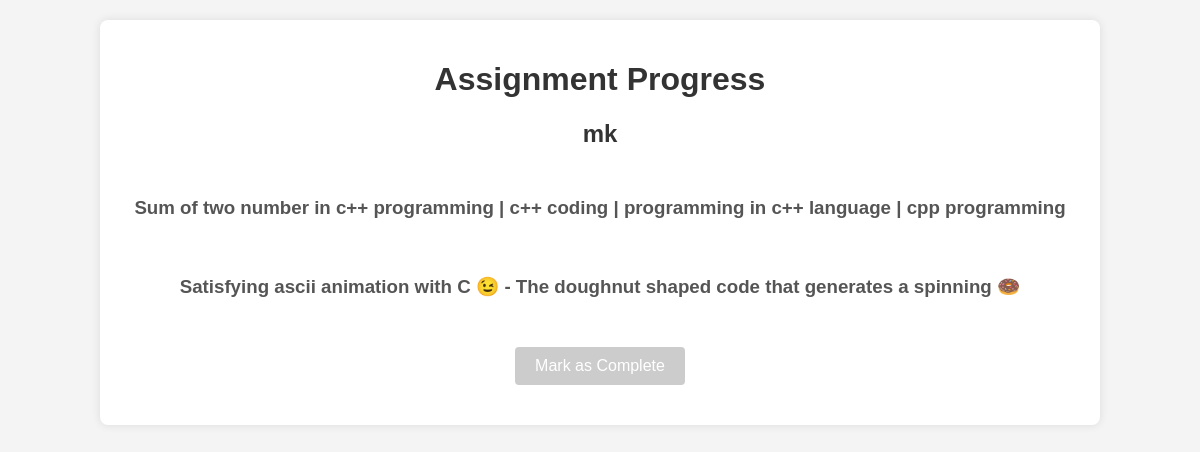
Page /api/assignments/25/progress/ (signed in) on the committed database.
### assignment/models.py (models this page shows, shortened)
class Assignment(models.Model):
    title = models.CharField(max_length=255)
    videos = models.ManyToManyField(Video)
    created_by = models.ForeignKey(CustomUser, related_name='created_assignments', on_delete=models.CASCADE)
    assigned_to = models.ForeignKey(CustomUser, related_name='assignments', on_delete=models.CASCADE, blank=True, null=True)
    created_at = models.DateTimeField(auto_now_add=True)
    completed=models.BooleanField(default=False)

class Video(models.Model):
    youtube_id = models.CharField(max_length=11, unique=True, blank=True)
    title = models.CharField(max_length=255)
    youtube_url = models.URLField()
    duration = models.PositiveIntegerField()  # Duration in seconds

### assignment/views.py (the view)
# urls.py: path('assignments/<int:assignment_id>/progress/', views.view_progress, name='view_progress'),
@login_required
def view_progress(request, assignment_id):
    print(f"Request user: {request.user}")  # Debug: Print current user
    print(f"Requested assignment ID: {assignment_id}")  # Debug: Print requested assignment ID
    assignment = get_object_or_404(Assignment, id=assignment_id, assigned_to=request.user)
    if request.method == 'POST':
        if 'completed' in request.POST:
            assignment.completed = True
            assignment.save()
            progresses = Progress.objects.filter(assignment=assignment, member=request.user)
            for progress in progresses:
                progress.completed = True
                progress.save()
            notify_user(request.user, assignment)
            notify_user(assignment.created_by, assignment)
            return JsonResponse({'status': 'completed'})
    else:
        videos = assignment.videos.all()
        return render(request, 'assignment/view_progress.html', {'assignment': assignment, 'videos': videos, 'comp': assignment.completed})

### dashboard/templates/assignment/view_progress.html (shortened to what this page needs)
<!DOCTYPE html>
<html lang="en">
<head>
</head>
<body>
    <div class="container">
        <h1>Assignment Progress</h1>
        <h2>{{ assignment.title }}</h2>
        {% if videos %}
            <div id="video-container">
                {% for video in videos %}
                    <div class="video">
                        <h3>{{ video.title }}</h3>
                    </div>
                {% endfor %}
            </div>
        {% else %}
            <p>No videos found for this assignment.</p>
        {% endif %}
        {% if not comp %}
            <button id="completeButton" disabled>Mark as Complete</button>
        {% else %}
            <p>Assignment Completed</p>
        {% endif %}
    </div>
</body>
</html>

### dashboard/templates/assignment/view_progress.html (style rules this page uses)
body { font-family: Arial, sans-serif; background-color: #f4f4f4; margin: 0; padding: 0; }
.container { width: 80%; margin: 20px auto; padding: 20px; background-color: #fff; border-radius: 8px; box-shadow: 0 0 10px rgba(0, 0, 0, 0.1); }
h1, h2 { color: #333; text-align: center; }
h3 { color: #555; }
#video-container { display: flex; flex-wrap: wrap; justify-content: center; }
.video { margin: 10px; text-align: center; }
#completeButton { display: block; margin: 20px auto; padding: 10px 20px; font-size: 16px; color: #fff; background-color: #007bff; border: none; border-radius: 4px; cursor: pointer; }
#completeButton:disabled { background-color: #ccc; cursor: not-allowed; }

### rows in the picture
Assignment: title "mk"
Video: title "Sum of two number in c++ programming | c++ coding | programming in c++ language | cpp programming"
Video: title "Satisfying ascii animation with C 😉 - The doughnut shaped code that generates a spinning 🍩"
